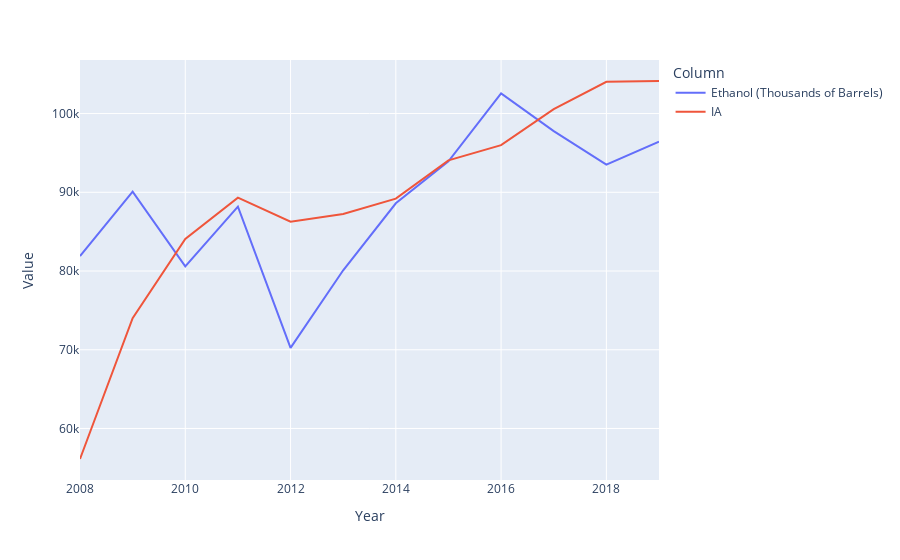

The cell this chart's notebook holds for it:
### Code cell
df = comb[['Ethanol (Thousands of Barrels)', 'IA']]
df = df.reset_index().rename(columns={'index': 'Year'})

# melt the dataframe to long format
df_melt = pd.melt(df, id_vars='Year', var_name='Column', value_name='Value')

# create the plot using plotly express
fig = px.line(df_melt, x='Year', y='Value', color='Column')

# show the plot
fig.show()

### Figure 1 — Plotly figure (JSON) as saved in the notebook; plotly's stock layout.template omitted (floating-point values rounded to 4 significant figures)
{"data": [{"hovertemplate": "Column=Ethanol (Thousands of Barrels)<br>Year=%{x}<br>Value=%{y}<extra></extra>", "legendgroup": "Ethanol (Thousands of Barrels)", "line": {"color": "#636efa", "dash": "solid"}, "marker": {"symbol": "circle"}, "mode": "lines", "name": "Ethanol (Thousands of Barrels)", "orientation": "v", "showlegend": true, "type": "scatter", "x": [2008, 2009, 2010, 2011, 2012, 2013, 2014, 2015, 2016, 2017, 2018, 2019], "xaxis": "x", "y": [81910.0, 90090.0, 80580.0, 88190.0, 70240.0, 80100.0, 88600.0, 93930.0, 102600.0, 97770.0, 93510.0, 96420.0], "yaxis": "y"}, {"hovertemplate": "Column=IA<br>Year=%{x}<br>Value=%{y}<extra></extra>", "legendgroup": "IA", "line": {"color": "#EF553B", "dash": "solid"}, "marker": {"symbol": "circle"}, "mode": "lines", "name": "IA", "orientation": "v", "showlegend": true, "type": "scatter", "x": [2008, 2009, 2010, 2011, 2012, 2013, 2014, 2015, 2016, 2017, 2018, 2019], "xaxis": "x", "y": [56123, 74000, 84071, 89315, 86265, 87238, 89188, 94058, 95983, 100558, 104035, 104135], "yaxis": "y"}], "layout": {"legend": {"title": {"text": "Column"}, "tracegroupgap": 0}, "margin": {"t": 60}, "xaxis": {"anchor": "y", "domain": [0, 1], "title": {"text": "Year"}}, "yaxis": {"anchor": "x", "domain": [0, 1], "title": {"text": "Value"}}}}
